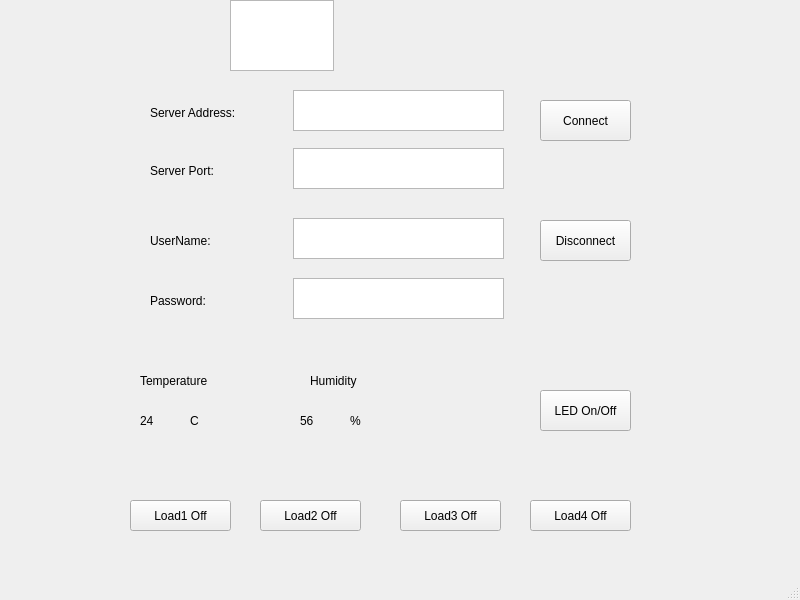
<?xml version="1.0" encoding="UTF-8"?>
<ui version="4.0">
 <class>MainWindow</class>
 <widget class="QMainWindow" name="MainWindow">
  <property name="geometry">
   <rect>
    <x>0</x>
    <y>0</y>
    <width>800</width>
    <height>600</height>
   </rect>
  </property>
  <property name="windowTitle">
   <string>IOT</string>
  </property>
  <property name="windowOpacity">
   <double>4.000000000000000</double>
  </property>
  <widget class="QWidget" name="centralwidget">
   <widget class="QTextEdit" name="server_add1">
    <property name="geometry">
     <rect>
      <x>293</x>
      <y>90</y>
      <width>211</width>
      <height>41</height>
     </rect>
    </property>
   </widget>
   <widget class="QLabel" name="server_add_lbl">
    <property name="geometry">
     <rect>
      <x>150</x>
      <y>102</y>
      <width>131</width>
      <height>21</height>
     </rect>
    </property>
    <property name="text">
     <string>Server Address:</string>
    </property>
   </widget>
   <widget class="QTextEdit" name="server_port">
    <property name="geometry">
     <rect>
      <x>293</x>
      <y>148</y>
      <width>211</width>
      <height>41</height>
     </rect>
    </property>
   </widget>
   <widget class="QLabel" name="server_port_lbl">
    <property name="geometry">
     <rect>
      <x>150</x>
      <y>160</y>
      <width>131</width>
      <height>21</height>
     </rect>
    </property>
    <property name="text">
     <string>Server Port:</string>
    </property>
   </widget>
   <widget class="QTextEdit" name="username">
    <property name="geometry">
     <rect>
      <x>293</x>
      <y>218</y>
      <width>211</width>
      <height>41</height>
     </rect>
    </property>
   </widget>
   <widget class="QLabel" name="username_lbl">
    <property name="geometry">
     <rect>
      <x>150</x>
      <y>230</y>
      <width>131</width>
      <height>21</height>
     </rect>
    </property>
    <property name="text">
     <string>UserName:</string>
    </property>
   </widget>
   <widget class="QTextEdit" name="password">
    <property name="geometry">
     <rect>
      <x>293</x>
      <y>278</y>
      <width>211</width>
      <height>41</height>
     </rect>
    </property>
   </widget>
   <widget class="QLabel" name="password_lbl">
    <property name="geometry">
     <rect>
      <x>150</x>
      <y>290</y>
      <width>131</width>
      <height>21</height>
     </rect>
    </property>
    <property name="text">
     <string>Password:</string>
    </property>
   </widget>
   <widget class="QLabel" name="temp_lbl">
    <property name="geometry">
     <rect>
      <x>140</x>
      <y>360</y>
      <width>71</width>
      <height>41</height>
     </rect>
    </property>
    <property name="text">
     <string>Temperature</string>
    </property>
   </widget>
   <widget class="QLabel" name="humid_lbl">
    <property name="geometry">
     <rect>
      <x>310</x>
      <y>360</y>
      <width>71</width>
      <height>41</height>
     </rect>
    </property>
    <property name="text">
     <string>Humidity</string>
    </property>
   </widget>
   <widget class="QPushButton" name="connect_btn">
    <property name="geometry">
     <rect>
      <x>540</x>
      <y>100</y>
      <width>91</width>
      <height>41</height>
     </rect>
    </property>
    <property name="text">
     <string>Connect</string>
    </property>
   </widget>
   <widget class="QPushButton" name="disconnect_btn">
    <property name="geometry">
     <rect>
      <x>540</x>
      <y>220</y>
      <width>91</width>
      <height>41</height>
     </rect>
    </property>
    <property name="text">
     <string>Disconnect</string>
    </property>
   </widget>
   <widget class="QPushButton" name="led_btn">
    <property name="geometry">
     <rect>
      <x>540</x>
      <y>390</y>
      <width>91</width>
      <height>41</height>
     </rect>
    </property>
    <property name="text">
     <string>LED On/Off</string>
    </property>
   </widget>
   <widget class="QPushButton" name="load1_btn">
    <property name="geometry">
     <rect>
      <x>130</x>
      <y>500</y>
      <width>101</width>
      <height>31</height>
     </rect>
    </property>
    <property name="text">
     <string>Load1 Off</string>
    </property>
   </widget>
   <widget class="QPushButton" name="load2_btn">
    <property name="geometry">
     <rect>
      <x>260</x>
      <y>500</y>
      <width>101</width>
      <height>31</height>
     </rect>
    </property>
    <property name="text">
     <string>Load2 Off</string>
    </property>
   </widget>
   <widget class="QPushButton" name="load4_btn">
    <property name="geometry">
     <rect>
      <x>530</x>
      <y>500</y>
      <width>101</width>
      <height>31</height>
     </rect>
    </property>
    <property name="text">
     <string>Load4 Off</string>
    </property>
   </widget>
   <widget class="QPushButton" name="load3_btn">
    <property name="geometry">
     <rect>
      <x>400</x>
      <y>500</y>
      <width>101</width>
      <height>31</height>
     </rect>
    </property>
    <property name="text">
     <string>Load3 Off</string>
    </property>
   </widget>
   <widget class="QLabel" name="temp">
    <property name="geometry">
     <rect>
      <x>140</x>
      <y>410</y>
      <width>31</width>
      <height>21</height>
     </rect>
    </property>
    <property name="text">
     <string>24</string>
    </property>
   </widget>
   <widget class="QLabel" name="c_lbl">
    <property name="geometry">
     <rect>
      <x>190</x>
      <y>410</y>
      <width>31</width>
      <height>21</height>
     </rect>
    </property>
    <property name="text">
     <string>C</string>
    </property>
   </widget>
   <widget class="QLabel" name="percent_lbl">
    <property name="geometry">
     <rect>
      <x>350</x>
      <y>410</y>
      <width>31</width>
      <height>21</height>
     </rect>
    </property>
    <property name="text">
     <string>%</string>
    </property>
   </widget>
   <widget class="QLabel" name="humid">
    <property name="geometry">
     <rect>
      <x>300</x>
      <y>410</y>
      <width>31</width>
      <height>21</height>
     </rect>
    </property>
    <property name="text">
     <string>56</string>
    </property>
   </widget>
   <widget class="QPlainTextEdit" name="server_add">
    <property name="geometry">
     <rect>
      <x>230</x>
      <y>0</y>
      <width>104</width>
      <height>71</height>
     </rect>
    </property>
   </widget>
  </widget>
  <widget class="QMenuBar" name="menubar">
   <property name="geometry">
    <rect>
     <x>0</x>
     <y>0</y>
     <width>800</width>
     <height>21</height>
    </rect>
   </property>
  </widget>
  <widget class="QStatusBar" name="statusbar"/>
 </widget>
 <tabstops>
  <tabstop>server_add1</tabstop>
 </tabstops>
 <resources/>
 <connections/>
</ui>
